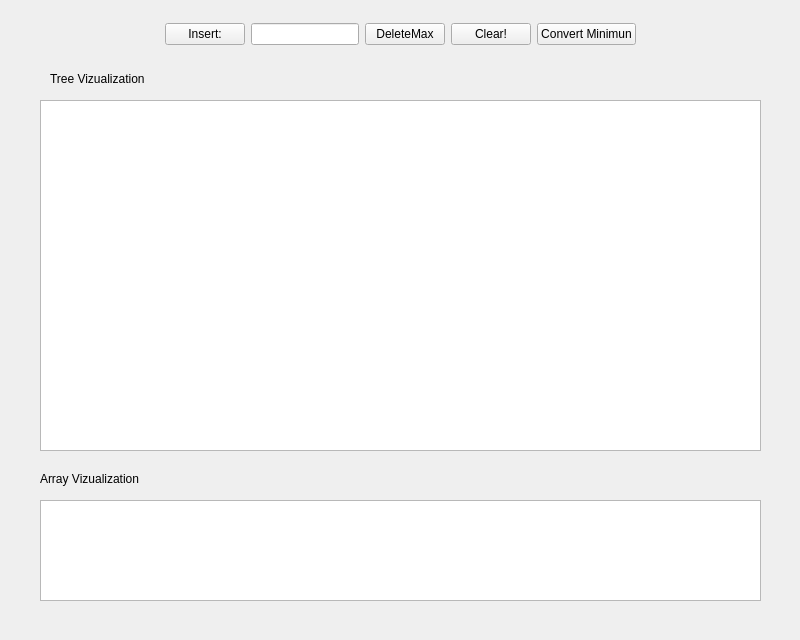
<?xml version="1.0" encoding="UTF-8"?>
<ui version="4.0">
 <class>Plooter</class>
 <widget class="QMainWindow" name="Plooter">
  <property name="geometry">
   <rect>
    <x>0</x>
    <y>0</y>
    <width>800</width>
    <height>640</height>
   </rect>
  </property>
  <property name="windowTitle">
   <string>Plooter</string>
  </property>
  <widget class="QWidget" name="centralwidget">
   <widget class="QLabel" name="treeTitle">
    <property name="geometry">
     <rect>
      <x>50</x>
      <y>70</y>
      <width>211</width>
      <height>18</height>
     </rect>
    </property>
    <property name="text">
     <string>Tree Vizualization</string>
    </property>
   </widget>
   <widget class="QLabel" name="arrayTitle">
    <property name="geometry">
     <rect>
      <x>40</x>
      <y>470</y>
      <width>211</width>
      <height>18</height>
     </rect>
    </property>
    <property name="text">
     <string>Array Vizualization</string>
    </property>
   </widget>
   <widget class="QGraphicsView" name="imageArray">
    <property name="geometry">
     <rect>
      <x>40</x>
      <y>500</y>
      <width>721</width>
      <height>101</height>
     </rect>
    </property>
   </widget>
   <widget class="QWidget" name="">
    <property name="geometry">
     <rect>
      <x>40</x>
      <y>20</y>
      <width>721</width>
      <height>28</height>
     </rect>
    </property>
    <layout class="QHBoxLayout" name="horizontalLayout">
     <item>
      <widget class="QLabel" name="spacer3">
       <property name="text">
        <string/>
       </property>
      </widget>
     </item>
     <item>
      <widget class="QLabel" name="spacer1">
       <property name="text">
        <string/>
       </property>
      </widget>
     </item>
     <item>
      <spacer name="horizontalSpacer">
       <property name="orientation">
        <enum>Qt::Horizontal</enum>
       </property>
       <property name="sizeHint" stdset="0">
        <size>
         <width>40</width>
         <height>20</height>
        </size>
       </property>
      </spacer>
     </item>
     <item>
      <widget class="QPushButton" name="insertPush">
       <property name="text">
        <string>Insert:</string>
       </property>
      </widget>
     </item>
     <item>
      <widget class="QLineEdit" name="insertContent"/>
     </item>
     <item>
      <widget class="QPushButton" name="deletePush">
       <property name="text">
        <string>DeleteMax</string>
       </property>
      </widget>
     </item>
     <item>
      <widget class="QPushButton" name="clearPush">
       <property name="text">
        <string>Clear!</string>
       </property>
      </widget>
     </item>
     <item>
      <widget class="QPushButton" name="convertPush">
       <property name="text">
        <string>Convert Minimun</string>
       </property>
      </widget>
     </item>
     <item>
      <spacer name="horizontalSpacer_2">
       <property name="orientation">
        <enum>Qt::Horizontal</enum>
       </property>
       <property name="sizeHint" stdset="0">
        <size>
         <width>40</width>
         <height>20</height>
        </size>
       </property>
      </spacer>
     </item>
     <item>
      <widget class="QLabel" name="spacer4">
       <property name="text">
        <string/>
       </property>
      </widget>
     </item>
     <item>
      <widget class="QLabel" name="spacer2">
       <property name="text">
        <string/>
       </property>
      </widget>
     </item>
    </layout>
   </widget>
   <widget class="QGraphicsView" name="imageTree">
    <property name="geometry">
     <rect>
      <x>40</x>
      <y>100</y>
      <width>721</width>
      <height>351</height>
     </rect>
    </property>
   </widget>
  </widget>
  <widget class="QMenuBar" name="menubar">
   <property name="geometry">
    <rect>
     <x>0</x>
     <y>0</y>
     <width>800</width>
     <height>23</height>
    </rect>
   </property>
  </widget>
 </widget>
 <resources/>
 <connections/>
</ui>
